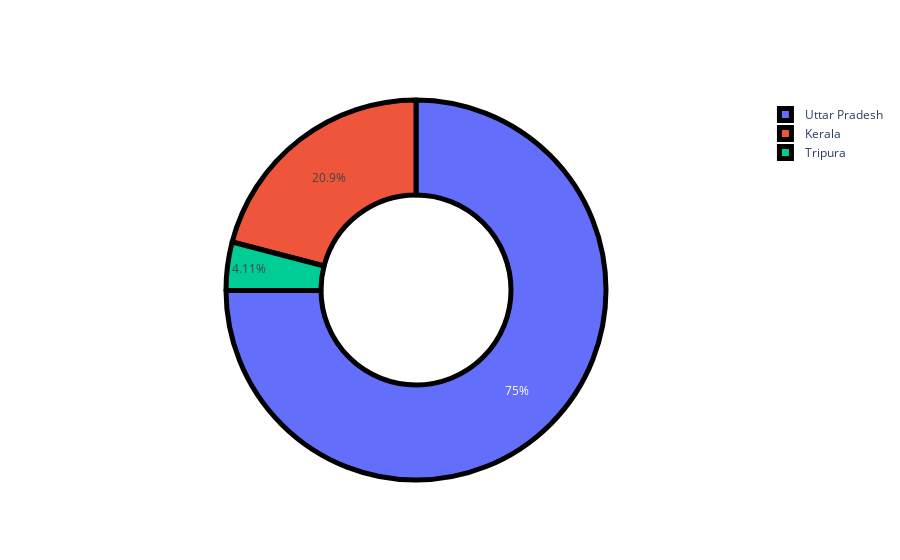

Notebook code cell kept with this figure:
### Code cell
fig = go.Figure()

fig.add_trace(go.Pie(labels = states,
                     values = cases,
                     hole = 0.5,
                     marker = {'line' : {'color' : 'black', 'width' : 5}}
                 ))

### Figure 1 — Plotly figure (JSON) as saved in the notebook; plotly's stock layout.template omitted (floating-point values rounded to 4 significant figures)
{"data": [{"hole": 0.5, "labels": ["Kerala", "Uttar Pradesh", "Tripura"], "marker": {"line": {"color": "black", "width": 5}}, "type": "pie", "values": [29151, 104388, 5725]}], "layout": {}}
